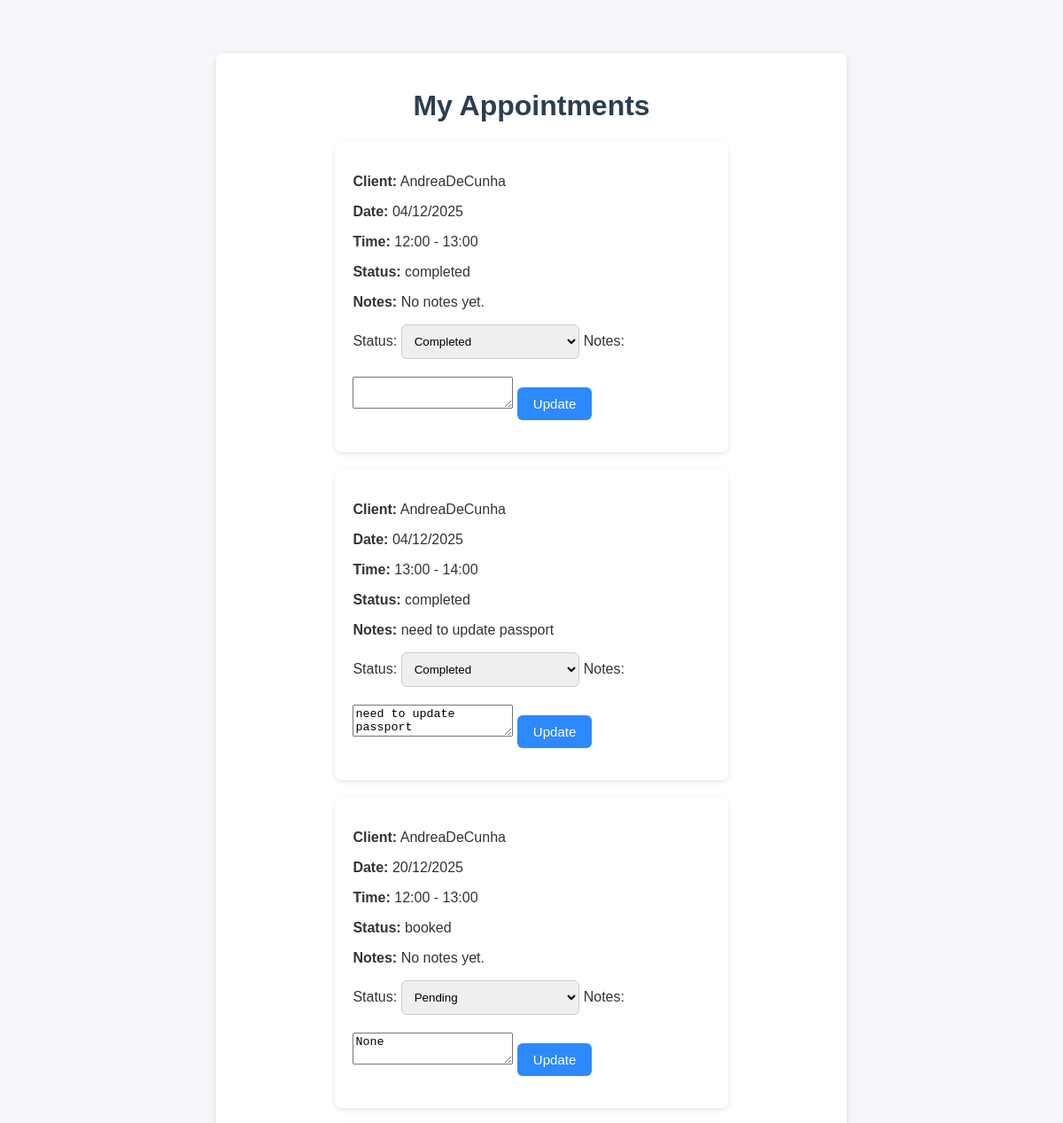
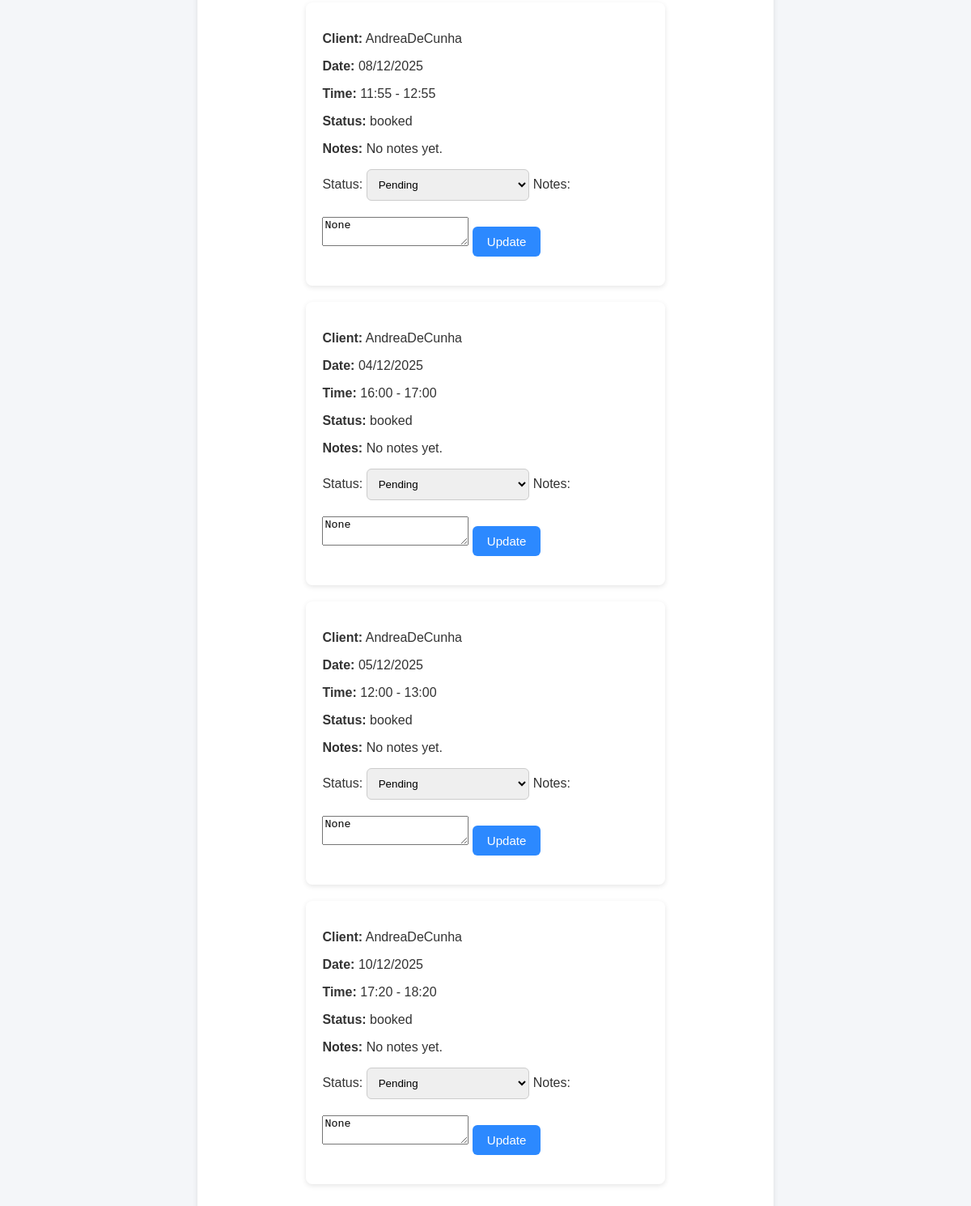
Page /my_appointments/ (signed in) on the committed database (2 pictures, top to bottom).
### booking/models.py (models this page shows, shortened)
class  Appointment(models.Model):
    STATUS= [
        ('booked', 'Booked'),
        ('completed', 'Completed'),
        ('cancelled', 'Cancelled'),
    ]
    client = models.ForeignKey(User, on_delete=models.CASCADE)
    lawyer=models.ForeignKey(Lawyer, on_delete=models.CASCADE)
    slot = models.ForeignKey(Slot, on_delete=models.CASCADE)
    status = models.CharField(max_length=20, choices=STATUS, default='booked')
    notes = models.TextField(blank=True, null=True)
    fee_charged = models.DecimalField(max_digits=8, decimal_places=2)
    created = models.DateTimeField(auto_now_add=True)

class Slot(models.Model):
    lawyer = models.ForeignKey(Lawyer, on_delete=models.CASCADE)
    start= models.DateTimeField()
    end = models.DateTimeField()
    booked = models.BooleanField(default=False)

### booking/views.py (the view, shortened to what this page needs)
# urls.py: path('my_appointments/', views.my_appointments, name='my_appointments'),
@login_required
def my_appointments(request):
    lawyer = Lawyer.objects.get(user=request.user)
    appts = Appointment.objects.filter(lawyer=lawyer)
    return render(request, "booking/my_appointments.html", {"appointments": appts})

### booking/templates/booking/my_appointments.html (shortened to what this page needs)
{% load static %}
<link rel="stylesheet" href="{% static 'booking/style.css' %}">
<div class="card">
    <h1>My Appointments</h1>
    {% for a in appointments %}
        <div class="card">
            <p><strong>Client:</strong> {{ a.client.username }}</p>
            <p><strong>Date:</strong> {{ a.slot.start|date:"d/m/Y" }}</p>
            <p><strong>Time:</strong> {{ a.slot.start|time:"H:i" }} - {{ a.slot.end|time:"H:i" }}</p>
            <p><strong>Status:</strong> {{ a.status }}</p>
            <p><strong>Notes:</strong> {{ a.notes|default:"No notes yet." }}</p>
            <form method="POST">
                <label>Status:</label>
                <select name="status">
                    <option value="pending" {% if a.status == "pending" %}selected{% endif %}>Pending</option>
                    <option value="completed" {% if a.status == "completed" %}selected{% endif %}>Completed</option>
                </select>
                <label>Notes:</label>
                <textarea name="notes">{{ a.notes }}</textarea>
                <button type="submit">Update</button>
            </form>
        </div>
    {% endfor %}
</div>

### booking/static/booking/style.css (style rules this page uses)
h1, h2 { text-align: center; color: #2c3e50; }
.card { background: white; padding: 20px; margin: 20px auto; width: 60%; border-radius: 8px; box-shadow: 0px 2px 6px rgba(0,0,0,0.1); }
button { background: #2c89ff; color: white; padding: 10px 18px; border: none; border-radius: 6px; cursor: pointer; font-size: 15px; }
input[type="date"], input[type="text"], select { padding: 10px; width: 50%; border: 1px solid #ccc; border-radius: 6px; margin-bottom: 20px; }

### rows in the picture
Appointment: client.username "AndreaDeCunha", slot.start "04/12/2025", slot.start "12:00", slot.end "13:00", status "completed", notes "No notes yet.", status "Completed"
Appointment: client.username "AndreaDeCunha", slot.start "04/12/2025", slot.start "13:00", slot.end "14:00", status "completed", notes "need to update passport", status "Completed"
Appointment: client.username "AndreaDeCunha", slot.start "20/12/2025", slot.start "12:00", slot.end "13:00", status "booked", notes "No notes yet.", notes "None"
Appointment: client.username "AndreaDeCunha", slot.start "08/12/2025", slot.start "11:55", slot.end "12:55", status "booked", notes "No notes yet.", notes "None"
Appointment: client.username "AndreaDeCunha", slot.start "04/12/2025", slot.start "16:00", slot.end "17:00", status "booked", notes "No notes yet.", notes "None"
Appointment: client.username "AndreaDeCunha", slot.start "05/12/2025", slot.start "12:00", slot.end "13:00", status "booked", notes "No notes yet.", notes "None"
Appointment: client.username "AndreaDeCunha", slot.start "10/12/2025", slot.start "17:20", slot.end "18:20", status "booked", notes "No notes yet.", notes "None"
